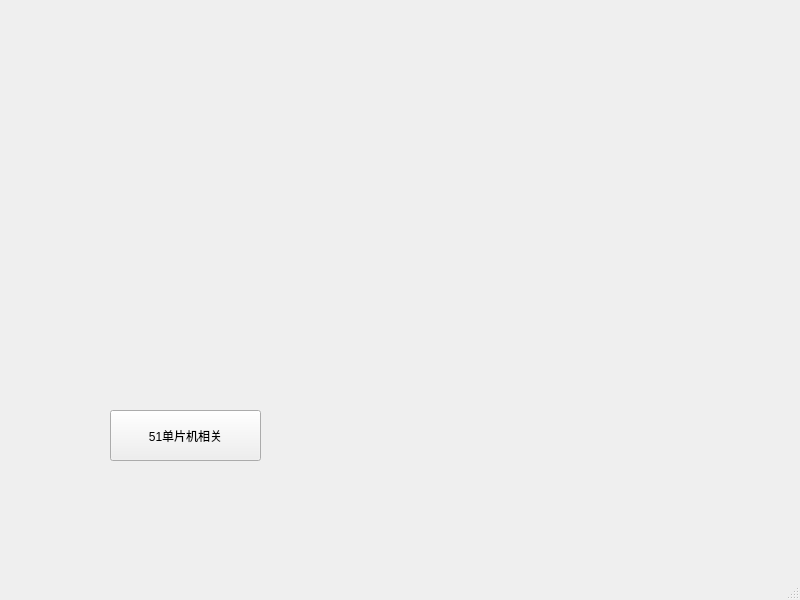
<?xml version="1.0" encoding="UTF-8"?>
<ui version="4.0">
 <class>MainWindow</class>
 <widget class="QMainWindow" name="MainWindow">
  <property name="geometry">
   <rect>
    <x>0</x>
    <y>0</y>
    <width>800</width>
    <height>600</height>
   </rect>
  </property>
  <property name="windowTitle">
   <string>MainWindow</string>
  </property>
  <widget class="QWidget" name="centralwidget">
   <widget class="QPushButton" name="MCU51_btn">
    <property name="geometry">
     <rect>
      <x>110</x>
      <y>410</y>
      <width>151</width>
      <height>51</height>
     </rect>
    </property>
    <property name="text">
     <string>51单片机相关</string>
    </property>
   </widget>
  </widget>
  <widget class="QMenuBar" name="menubar">
   <property name="geometry">
    <rect>
     <x>0</x>
     <y>0</y>
     <width>800</width>
     <height>22</height>
    </rect>
   </property>
  </widget>
  <widget class="QStatusBar" name="statusbar"/>
 </widget>
 <resources/>
 <connections/>
</ui>
